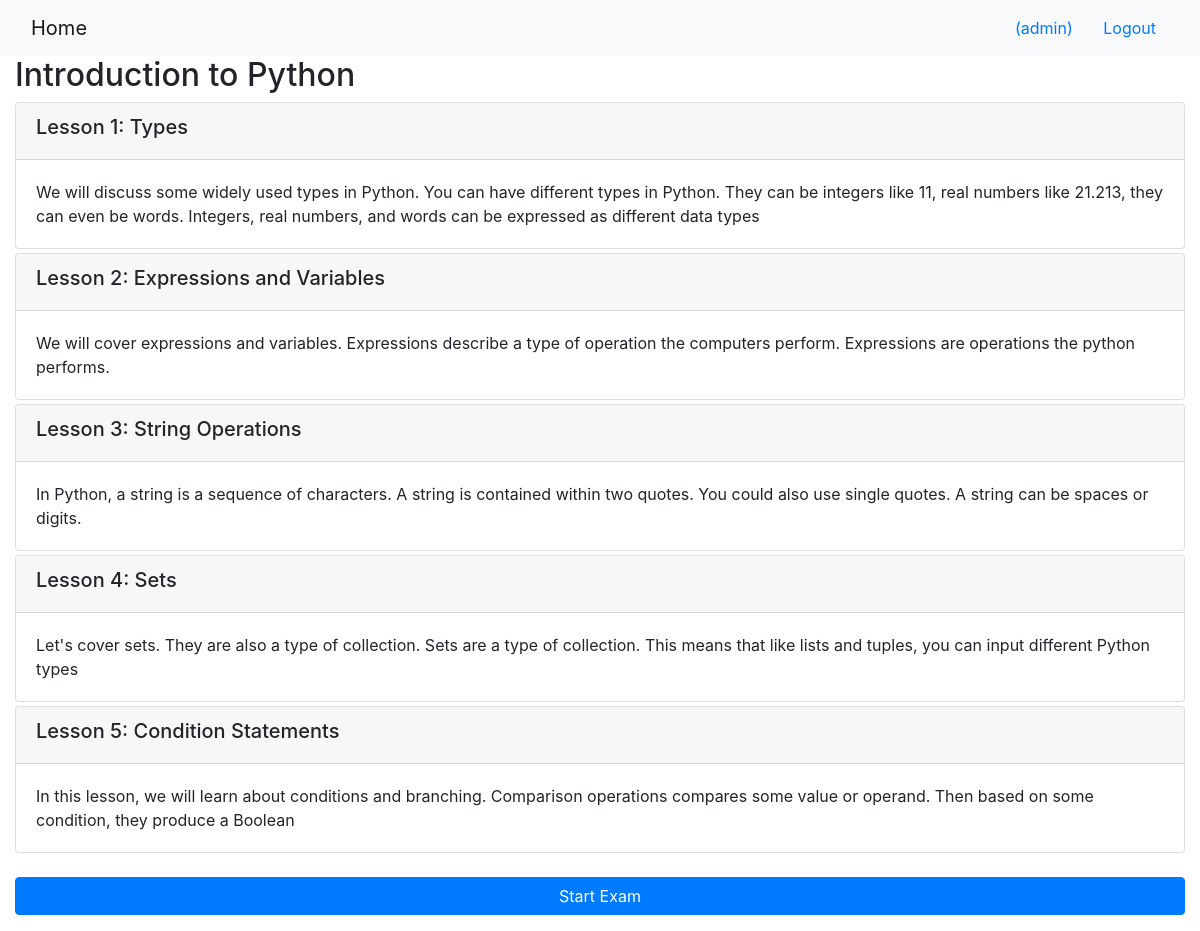
/onlinecourse/1/ (signed in), run on the app's committed database.
### onlinecourse/models.py (models this page shows, shortened)
class Course(models.Model):
    name = models.CharField(null=False, max_length=30, default='online course')
    image = models.ImageField(upload_to='course_images/')
    description = models.CharField(max_length=1000)
    pub_date = models.DateField(null=True)
    instructors = models.ManyToManyField(Instructor)
    users = models.ManyToManyField(settings.AUTH_USER_MODEL, through='Enrollment')
    total_enrollment = models.IntegerField(default=0)
    is_enrolled = False

class Lesson(models.Model):
    title = models.CharField(max_length=200, default="title")
    order = models.IntegerField(default=0)
    course = models.ForeignKey(Course, on_delete=models.CASCADE)
    content = models.TextField()

### onlinecourse/views.py (the view)
# urls.py: path('<int:pk>/', views.CourseDetailView.as_view(), name='course_details'),
class CourseDetailView(generic.DetailView):
    model = Course
    template_name = 'onlinecourse/course_detail_bootstrap.html'

### onlinecourse/templates/onlinecourse/course_detail_bootstrap.html (shortened to what this page needs)
<!DOCTYPE html>
<html lang="en">
<head>
    {% load static %}
    <link rel="stylesheet" href="https://maxcdn.bootstrapcdn.com/bootstrap/4.5.2/css/bootstrap.min.css">
</head>
<body>
    <nav class="navbar navbar-light bg-light">
        <div class="container-fluid">
            <div class="navbar-header">
                <a class="navbar-brand" href="{% url 'onlinecourse:index' %}">Home</a>
            </div>
            <ul class="nav navbar-nav navbar-right">
                {% if user.is_authenticated %}
                <li>
                    <a class="btn btn-link" href="#">{{ user.first_name }}({{ user.username }})</a>
                    <a class="btn btn-link" href="{% url 'onlinecourse:logout' %}">Logout</a>
                </li>
                {% endif %}
            </ul>
        </div>
    </nav>
    <div class="container-fluid">
        <h2>{{ course.name }}</h2>
        <div class="card-columns-vertical">
            {% for lesson in course.lesson_set.all %}
            <div class="card mt-1">
                <div class="card-header">
                    <h5>Lesson {{lesson.order|add:1}}: {{lesson.title}}</h5>
                </div>
                <div class="card-body">{{lesson.content}}</div>
            </div>
            {% endfor %}
        </div>
        <br>
        {% if user.is_authenticated %}
        <p>
            <button class="btn btn-primary btn-block" type="button" data-toggle="collapse" data-target="#exam"
                aria-expanded="false" aria-controls="exam">
                Start Exam
            </button>
        </p>
            {% endif %}
    </div>
</body>
</html>

### data on the page
Course: name "Introduction to Python"
Lesson: order|add "1", title "Types", content "We will discuss some widely used types in Python. You can have different types in Python. They can be integers like 11, real numbers like 21.213, they can even be words. Integers, real numbers, and words can be expressed as different data types"
Lesson: order|add "2", title "Expressions and Variables", content "We will cover expressions and variables. Expressions describe a type of operation the computers perform. Expressions are operations the python performs."
Lesson: order|add "3", title "String Operations", content "In Python, a string is a sequence of characters. A string is contained within two quotes. You could also use single quotes. A string can be spaces or digits."
Lesson: order|add "4", title "Sets", content "Let's cover sets. They are also a type of collection. Sets are a type of collection. This means that like lists and tuples, you can input different Python types"
Lesson: order|add "5", title "Condition Statements", content "In this lesson, we will learn about conditions and branching. Comparison operations compares some value or operand. Then based on some condition, they produce a Boolean"

### other printed values
{{ user.username }} "admin"
